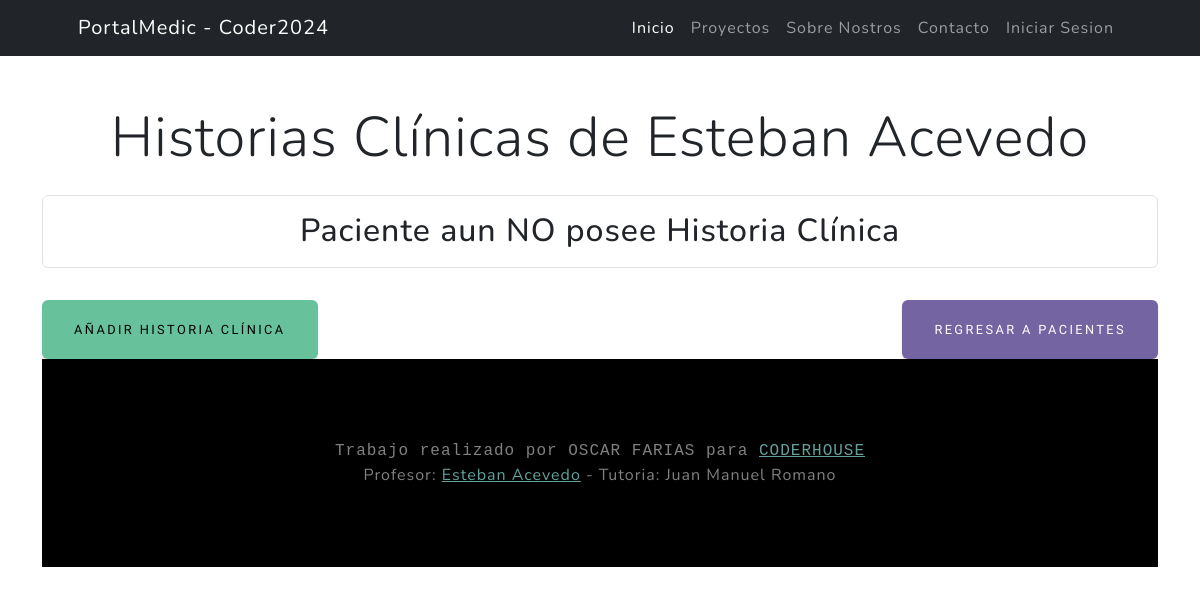
The app's page /pacientes/pacientes/1/ver/, older data.
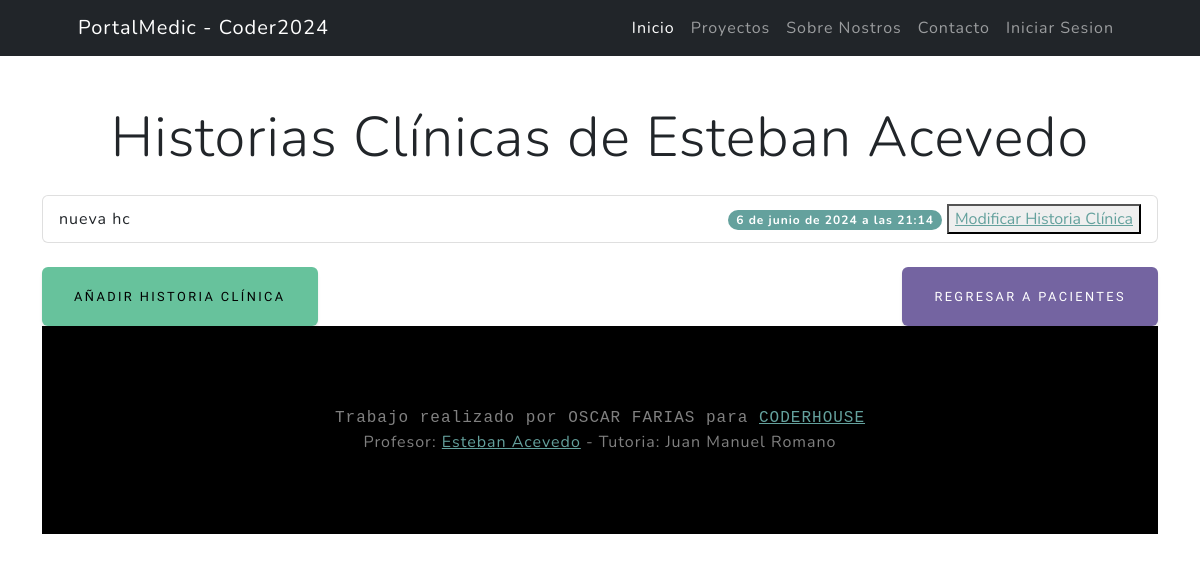
The same page, newer data.
### pacientes/models.py (models this page shows, shortened)
class HistoriaClinica(models.Model):
    paciente = models.ForeignKey(Paciente, on_delete=models.CASCADE)
    contenido = models.TextField()
    fecha_creacion = models.DateTimeField(auto_now_add=True)

### pacientes/views.py (the view)
# urls.py: path("pacientes/<int:pk>/ver/", ver_historia, name='ver_historia'),
def ver_historia(request, pk):
    paciente = get_object_or_404(Paciente, id=pk)
    historias = HistoriaClinica.objects.filter(paciente=paciente).order_by('-fecha_creacion')
    return render(request, 'pacientes/ver_historia.html', {'paciente': paciente, 'historias': historias})

### pacientes/templates/pacientes/ver_historia.html (shortened to what this page needs)
{% extends 'core/base.html' %}
{% load static %}
{% block content %}
<div class="container mt-5">
    <div class="row">
        <div class="col-12">
            <h1 class="display-4 text-center">Historias Clínicas de {{ paciente.nombre }} {{ paciente.apellido }}</h1>
            <ul class="list-group mt-4">
                {% if historias %}
                    {% for historia in historias %}
                    <li class="list-group-item d-flex justify-content-between align-items-center">
                        <span>{{ historia.contenido }}</span>
                        <div class="justify-content-between">
                            <span class="badge bg-primary rounded-pill">{{ historia.fecha_creacion }}</span>
                            <button><a href="{% url 'pacientes:modificar_hc' pk=paciente.id %}">Modificar Historia Clínica</a></button>
                        </div>
                        </li>
                {% endfor %}
                {% else %}
                <h2 class="p-3 border rounded text-center">Paciente aun NO posee Historia Clínica</h2>
                {% endif %}
            </ul>
            <div class="mt-4 d-flex justify-content-between">
                <a href="{% url 'pacientes:guardar_historia' paciente.id %}" class="btn btn-success">Añadir historia clínica</a>
                <a href="{% url 'pacientes:pacientes_list' %}" class="btn btn-secondary">Regresar a Pacientes</a>
            </div>
        </div>
    </div>
{% endblock content %}

Row changes from the older to the newer data that the page shows:
added HistoriaClinica: contenido "nueva hc", fecha_creacion "6 de junio de 2024 a las 21:14"
Text that changed along with them:
text no longer shown: "Paciente aun NO posee Historia Clínica"
